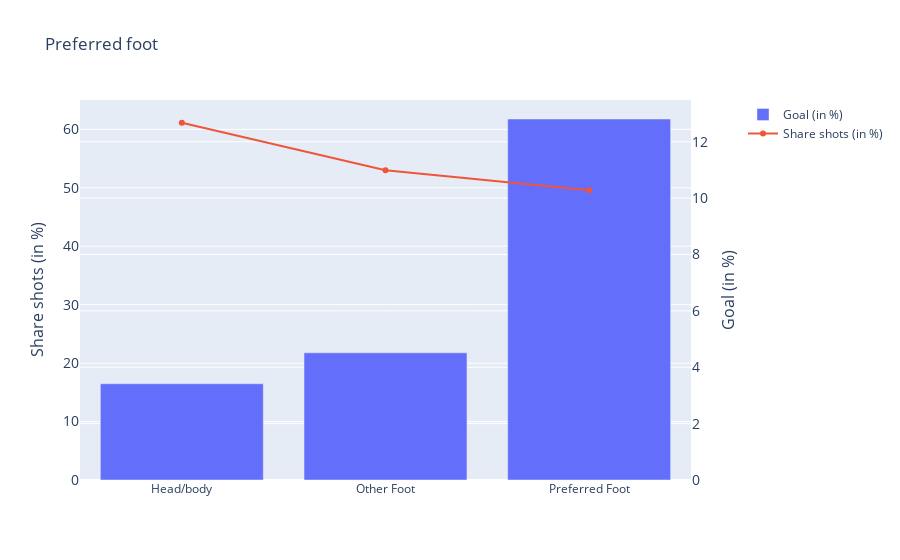

The notebook cell this image was saved under:
### Code cell
graph_pref_foot = create_univariate_variable_graph(df_shots, "preferredFoot", target_col, y1_axis_name, y2_axis_name,
                                        title_name="Preferred foot")
graph_pref_foot.show()

### Figure 1 — Plotly figure (JSON) as saved in the notebook; plotly's stock layout.template omitted (floating-point values rounded to 4 significant figures)
{"data": [{"name": "Goal (in %)", "type": "bar", "x": ["Head/body", "Other Foot", "Preferred Foot"], "y": [16.47, 21.76, 61.77]}, {"name": "Share shots (in %)", "type": "scatter", "x": ["Head/body", "Other Foot", "Preferred Foot"], "xaxis": "x", "y": [12.68, 10.99, 10.28], "yaxis": "y2"}], "layout": {"hovermode": false, "title": {"text": "Preferred foot"}, "xaxis": {"anchor": "y", "domain": [0, 0.94]}, "yaxis": {"anchor": "x", "domain": [0, 1], "rangemode": "tozero", "tickfont": {"size": 14}, "title": {"font": {"size": 16}, "text": "Share shots (in %)"}}, "yaxis2": {"anchor": "x", "overlaying": "y", "rangemode": "tozero", "side": "right", "tickfont": {"size": 14}, "title": {"font": {"size": 16}, "text": "Goal (in %)"}}}}
